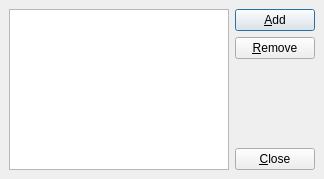
<ui version="4.0" >
 <class>KTouchUserSetupDialog</class>
 <widget class="QDialog" name="KTouchUserSetupDialog" >
  <property name="geometry" >
   <rect>
    <x>0</x>
    <y>0</y>
    <width>324</width>
    <height>179</height>
   </rect>
  </property>
  <property name="windowTitle" >
   <string>Setup Users</string>
  </property>
  <property name="modal" >
   <bool>true</bool>
  </property>
  <layout class="QHBoxLayout" >
   <property name="margin" >
    <number>9</number>
   </property>
   <property name="spacing" >
    <number>6</number>
   </property>
   <item>
    <widget class="QListWidget" name="userListWidget" />
   </item>
   <item>
    <layout class="QVBoxLayout" >
     <property name="margin" >
      <number>0</number>
     </property>
     <property name="spacing" >
      <number>6</number>
     </property>
     <item>
      <widget class="KPushButton" name="addBtn" >
       <property name="text" >
        <string>&amp;Add</string>
       </property>
       <property name="shortcut" >
        <string>Ins, Alt+A</string>
       </property>
      </widget>
     </item>
     <item>
      <widget class="KPushButton" name="removeBtn" >
       <property name="text" >
        <string>&amp;Remove</string>
       </property>
       <property name="shortcut" >
        <string>Del, Alt+R</string>
       </property>
      </widget>
     </item>
     <item>
      <spacer>
       <property name="orientation" >
        <enum>Qt::Vertical</enum>
       </property>
       <property name="sizeType" >
        <enum>QSizePolicy::Expanding</enum>
       </property>
       <property name="sizeHint" >
        <size>
         <width>20</width>
         <height>20</height>
        </size>
       </property>
      </spacer>
     </item>
     <item>
      <widget class="KPushButton" name="closeBtn" >
       <property name="text" >
        <string>&amp;Close</string>
       </property>
       <property name="default" >
        <bool>false</bool>
       </property>
      </widget>
     </item>
    </layout>
   </item>
  </layout>
 </widget>
 <layoutdefault spacing="6" margin="11" />
  <customwidgets>
  <customwidget>
   <class>KPushButton</class>
   <extends>QPushButton</extends>
   <header>kpushbutton.h</header>
  </customwidget>
 </customwidgets>
 <includes>
  <include location="local" >kpushbutton.h</include>
 </includes>
 <resources/>
 <connections/>
</ui>
